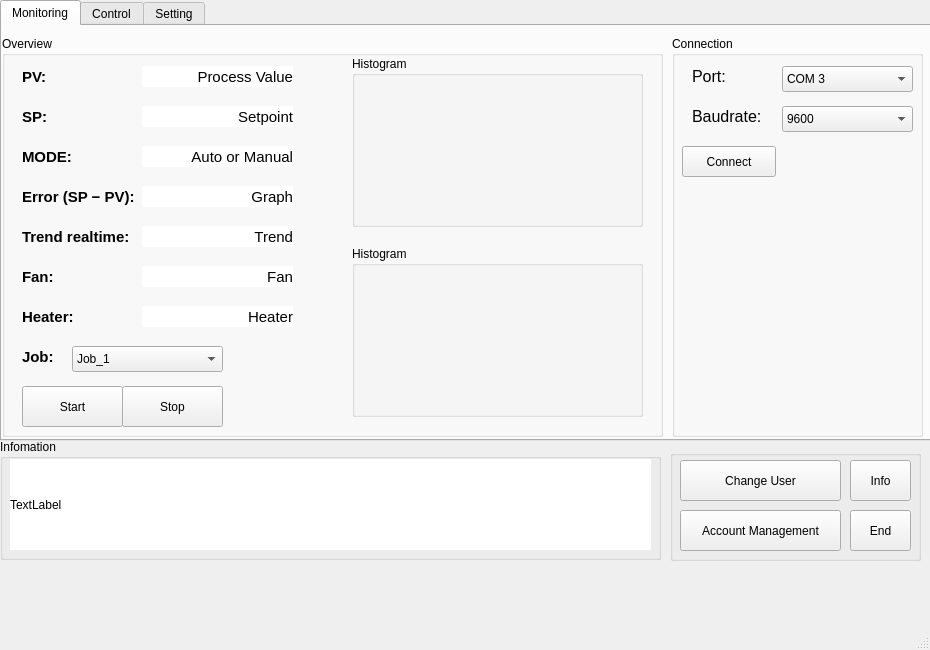
<?xml version="1.0" encoding="UTF-8"?>
<ui version="4.0">
 <class>MainWindow</class>
 <widget class="QMainWindow" name="MainWindow">
  <property name="geometry">
   <rect>
    <x>0</x>
    <y>0</y>
    <width>930</width>
    <height>650</height>
   </rect>
  </property>
  <property name="maximumSize">
   <size>
    <width>930</width>
    <height>650</height>
   </size>
  </property>
  <property name="windowTitle">
   <string>MainWindow</string>
  </property>
  <widget class="QWidget" name="centralwidget">
   <widget class="QTabWidget" name="tabWidget">
    <property name="geometry">
     <rect>
      <x>0</x>
      <y>0</y>
      <width>931</width>
      <height>441</height>
     </rect>
    </property>
    <property name="currentIndex">
     <number>0</number>
    </property>
    <widget class="QWidget" name="monitoring_tab">
     <attribute name="title">
      <string>Monitoring</string>
     </attribute>
     <widget class="QGroupBox" name="groupBox_2">
      <property name="geometry">
       <rect>
        <x>0</x>
        <y>10</y>
        <width>661</width>
        <height>401</height>
       </rect>
      </property>
      <property name="title">
       <string>Overview</string>
      </property>
      <widget class="QLabel" name="label_5">
       <property name="geometry">
        <rect>
         <x>20</x>
         <y>150</y>
         <width>121</width>
         <height>21</height>
        </rect>
       </property>
       <property name="font">
        <font>
         <pointsize>11</pointsize>
         <bold>true</bold>
        </font>
       </property>
       <property name="text">
        <string>Error (SP − PV):</string>
       </property>
      </widget>
      <widget class="QLabel" name="label_2">
       <property name="geometry">
        <rect>
         <x>20</x>
         <y>30</y>
         <width>51</width>
         <height>21</height>
        </rect>
       </property>
       <property name="font">
        <font>
         <pointsize>11</pointsize>
         <bold>true</bold>
        </font>
       </property>
       <property name="text">
        <string>PV:</string>
       </property>
      </widget>
      <widget class="QLabel" name="label_3">
       <property name="geometry">
        <rect>
         <x>20</x>
         <y>70</y>
         <width>51</width>
         <height>21</height>
        </rect>
       </property>
       <property name="font">
        <font>
         <pointsize>11</pointsize>
         <bold>true</bold>
        </font>
       </property>
       <property name="text">
        <string>SP:</string>
       </property>
      </widget>
      <widget class="QLabel" name="label_4">
       <property name="geometry">
        <rect>
         <x>20</x>
         <y>110</y>
         <width>81</width>
         <height>21</height>
        </rect>
       </property>
       <property name="font">
        <font>
         <pointsize>11</pointsize>
         <bold>true</bold>
        </font>
       </property>
       <property name="text">
        <string>MODE:</string>
       </property>
      </widget>
      <widget class="QLabel" name="label_6">
       <property name="geometry">
        <rect>
         <x>140</x>
         <y>30</y>
         <width>151</width>
         <height>21</height>
        </rect>
       </property>
       <property name="font">
        <font>
         <pointsize>11</pointsize>
        </font>
       </property>
       <property name="styleSheet">
        <string notr="true">background-color: white;
</string>
       </property>
       <property name="text">
        <string>Process Value</string>
       </property>
       <property name="alignment">
        <set>Qt::AlignmentFlag::AlignRight|Qt::AlignmentFlag::AlignTrailing|Qt::AlignmentFlag::AlignVCenter</set>
       </property>
      </widget>
      <widget class="QLabel" name="label_7">
       <property name="geometry">
        <rect>
         <x>140</x>
         <y>70</y>
         <width>151</width>
         <height>21</height>
        </rect>
       </property>
       <property name="font">
        <font>
         <pointsize>11</pointsize>
        </font>
       </property>
       <property name="styleSheet">
        <string notr="true">background-color: white;
</string>
       </property>
       <property name="text">
        <string>Setpoint</string>
       </property>
       <property name="alignment">
        <set>Qt::AlignmentFlag::AlignRight|Qt::AlignmentFlag::AlignTrailing|Qt::AlignmentFlag::AlignVCenter</set>
       </property>
      </widget>
      <widget class="QLabel" name="label_8">
       <property name="geometry">
        <rect>
         <x>140</x>
         <y>110</y>
         <width>151</width>
         <height>21</height>
        </rect>
       </property>
       <property name="font">
        <font>
         <pointsize>11</pointsize>
        </font>
       </property>
       <property name="styleSheet">
        <string notr="true">background-color: white;
</string>
       </property>
       <property name="text">
        <string>Auto or Manual</string>
       </property>
       <property name="alignment">
        <set>Qt::AlignmentFlag::AlignRight|Qt::AlignmentFlag::AlignTrailing|Qt::AlignmentFlag::AlignVCenter</set>
       </property>
      </widget>
      <widget class="QLabel" name="label_9">
       <property name="geometry">
        <rect>
         <x>140</x>
         <y>150</y>
         <width>151</width>
         <height>21</height>
        </rect>
       </property>
       <property name="font">
        <font>
         <pointsize>11</pointsize>
        </font>
       </property>
       <property name="styleSheet">
        <string notr="true">background-color: white;
</string>
       </property>
       <property name="text">
        <string>Graph</string>
       </property>
       <property name="alignment">
        <set>Qt::AlignmentFlag::AlignRight|Qt::AlignmentFlag::AlignTrailing|Qt::AlignmentFlag::AlignVCenter</set>
       </property>
      </widget>
      <widget class="QLabel" name="label_10">
       <property name="geometry">
        <rect>
         <x>20</x>
         <y>190</y>
         <width>121</width>
         <height>21</height>
        </rect>
       </property>
       <property name="font">
        <font>
         <pointsize>11</pointsize>
         <bold>true</bold>
        </font>
       </property>
       <property name="text">
        <string>Trend realtime:</string>
       </property>
      </widget>
      <widget class="QLabel" name="label_11">
       <property name="geometry">
        <rect>
         <x>140</x>
         <y>190</y>
         <width>151</width>
         <height>21</height>
        </rect>
       </property>
       <property name="font">
        <font>
         <pointsize>11</pointsize>
        </font>
       </property>
       <property name="styleSheet">
        <string notr="true">background-color: white;
</string>
       </property>
       <property name="text">
        <string>Trend</string>
       </property>
       <property name="alignment">
        <set>Qt::AlignmentFlag::AlignRight|Qt::AlignmentFlag::AlignTrailing|Qt::AlignmentFlag::AlignVCenter</set>
       </property>
      </widget>
      <widget class="QLabel" name="label_12">
       <property name="geometry">
        <rect>
         <x>140</x>
         <y>230</y>
         <width>151</width>
         <height>21</height>
        </rect>
       </property>
       <property name="font">
        <font>
         <pointsize>11</pointsize>
        </font>
       </property>
       <property name="styleSheet">
        <string notr="true">background-color: white;
</string>
       </property>
       <property name="text">
        <string>Fan</string>
       </property>
       <property name="alignment">
        <set>Qt::AlignmentFlag::AlignRight|Qt::AlignmentFlag::AlignTrailing|Qt::AlignmentFlag::AlignVCenter</set>
       </property>
      </widget>
      <widget class="QLabel" name="label_13">
       <property name="geometry">
        <rect>
         <x>20</x>
         <y>230</y>
         <width>51</width>
         <height>21</height>
        </rect>
       </property>
       <property name="font">
        <font>
         <pointsize>11</pointsize>
         <bold>true</bold>
        </font>
       </property>
       <property name="text">
        <string>Fan:</string>
       </property>
      </widget>
      <widget class="QLabel" name="label_14">
       <property name="geometry">
        <rect>
         <x>20</x>
         <y>270</y>
         <width>81</width>
         <height>21</height>
        </rect>
       </property>
       <property name="font">
        <font>
         <pointsize>11</pointsize>
         <bold>true</bold>
        </font>
       </property>
       <property name="text">
        <string>Heater:</string>
       </property>
      </widget>
      <widget class="QLabel" name="label_15">
       <property name="geometry">
        <rect>
         <x>140</x>
         <y>270</y>
         <width>151</width>
         <height>21</height>
        </rect>
       </property>
       <property name="font">
        <font>
         <pointsize>11</pointsize>
        </font>
       </property>
       <property name="styleSheet">
        <string notr="true">background-color: white;
</string>
       </property>
       <property name="text">
        <string>Heater</string>
       </property>
       <property name="alignment">
        <set>Qt::AlignmentFlag::AlignRight|Qt::AlignmentFlag::AlignTrailing|Qt::AlignmentFlag::AlignVCenter</set>
       </property>
      </widget>
      <widget class="QPushButton" name="startButton">
       <property name="geometry">
        <rect>
         <x>20</x>
         <y>350</y>
         <width>101</width>
         <height>41</height>
        </rect>
       </property>
       <property name="text">
        <string>Start</string>
       </property>
       <property name="icon">
        <iconset theme="media-playback-start"/>
       </property>
      </widget>
      <widget class="QPushButton" name="stopButton">
       <property name="geometry">
        <rect>
         <x>120</x>
         <y>350</y>
         <width>101</width>
         <height>41</height>
        </rect>
       </property>
       <property name="text">
        <string>Stop</string>
       </property>
       <property name="icon">
        <iconset theme="media-playback-stop"/>
       </property>
      </widget>
      <widget class="QComboBox" name="jobBox_4">
       <property name="geometry">
        <rect>
         <x>70</x>
         <y>310</y>
         <width>151</width>
         <height>26</height>
        </rect>
       </property>
       <property name="currentIndex">
        <number>0</number>
       </property>
       <item>
        <property name="text">
         <string>Job_1</string>
        </property>
        <property name="icon">
         <iconset theme="drive-optical"/>
        </property>
       </item>
       <item>
        <property name="text">
         <string>Job_2</string>
        </property>
        <property name="icon">
         <iconset theme="drive-optical"/>
        </property>
       </item>
      </widget>
      <widget class="QLabel" name="label_17">
       <property name="geometry">
        <rect>
         <x>20</x>
         <y>300</y>
         <width>51</width>
         <height>41</height>
        </rect>
       </property>
       <property name="font">
        <font>
         <pointsize>11</pointsize>
         <bold>true</bold>
        </font>
       </property>
       <property name="text">
        <string>Job:</string>
       </property>
      </widget>
      <widget class="QGroupBox" name="verticalGroupBox_3">
       <property name="geometry">
        <rect>
         <x>350</x>
         <y>20</y>
         <width>291</width>
         <height>171</height>
        </rect>
       </property>
       <property name="title">
        <string>Histogram</string>
       </property>
       <layout class="QVBoxLayout" name="verticalLayout_8">
        <item>
         <widget class="QLabel" name="histogramLabel">
          <property name="minimumSize">
           <size>
            <width>0</width>
            <height>0</height>
           </size>
          </property>
          <property name="maximumSize">
           <size>
            <width>351</width>
            <height>257</height>
           </size>
          </property>
          <property name="scaledContents">
           <bool>true</bool>
          </property>
         </widget>
        </item>
       </layout>
      </widget>
      <widget class="QGroupBox" name="verticalGroupBox_4">
       <property name="geometry">
        <rect>
         <x>350</x>
         <y>210</y>
         <width>291</width>
         <height>171</height>
        </rect>
       </property>
       <property name="title">
        <string>Histogram</string>
       </property>
       <layout class="QVBoxLayout" name="verticalLayout_9">
        <item>
         <widget class="QLabel" name="histogramLabel_2">
          <property name="minimumSize">
           <size>
            <width>0</width>
            <height>0</height>
           </size>
          </property>
          <property name="maximumSize">
           <size>
            <width>351</width>
            <height>257</height>
           </size>
          </property>
          <property name="scaledContents">
           <bool>true</bool>
          </property>
         </widget>
        </item>
       </layout>
      </widget>
     </widget>
     <widget class="QGroupBox" name="groupBox_3">
      <property name="geometry">
       <rect>
        <x>670</x>
        <y>10</y>
        <width>251</width>
        <height>401</height>
       </rect>
      </property>
      <property name="title">
       <string>Connection</string>
      </property>
      <widget class="QPushButton" name="force_DO_0Btn_5">
       <property name="geometry">
        <rect>
         <x>10</x>
         <y>110</y>
         <width>94</width>
         <height>31</height>
        </rect>
       </property>
       <property name="text">
        <string>Connect</string>
       </property>
      </widget>
      <widget class="QLabel" name="label_23">
       <property name="geometry">
        <rect>
         <x>20</x>
         <y>30</y>
         <width>51</width>
         <height>21</height>
        </rect>
       </property>
       <property name="font">
        <font>
         <pointsize>12</pointsize>
        </font>
       </property>
       <property name="text">
        <string>Port:</string>
       </property>
      </widget>
      <widget class="QComboBox" name="jobBox">
       <property name="geometry">
        <rect>
         <x>110</x>
         <y>30</y>
         <width>131</width>
         <height>26</height>
        </rect>
       </property>
       <property name="currentText">
        <string>COM 3</string>
       </property>
       <property name="currentIndex">
        <number>0</number>
       </property>
       <item>
        <property name="text">
         <string>COM 3</string>
        </property>
        <property name="icon">
         <iconset theme="insert-link"/>
        </property>
       </item>
       <item>
        <property name="text">
         <string>COM 5</string>
        </property>
        <property name="icon">
         <iconset theme="insert-link"/>
        </property>
       </item>
      </widget>
      <widget class="QLabel" name="label_27">
       <property name="geometry">
        <rect>
         <x>20</x>
         <y>70</y>
         <width>71</width>
         <height>21</height>
        </rect>
       </property>
       <property name="font">
        <font>
         <pointsize>12</pointsize>
        </font>
       </property>
       <property name="text">
        <string>Baudrate:</string>
       </property>
      </widget>
      <widget class="QComboBox" name="jobBox_2">
       <property name="geometry">
        <rect>
         <x>110</x>
         <y>70</y>
         <width>131</width>
         <height>26</height>
        </rect>
       </property>
       <property name="currentIndex">
        <number>0</number>
       </property>
       <item>
        <property name="text">
         <string>9600</string>
        </property>
       </item>
       <item>
        <property name="text">
         <string>115200</string>
        </property>
       </item>
      </widget>
     </widget>
    </widget>
    <widget class="QWidget" name="control_tab">
     <attribute name="title">
      <string>Control</string>
     </attribute>
     <widget class="QGroupBox" name="groupBox_4">
      <property name="geometry">
       <rect>
        <x>0</x>
        <y>10</y>
        <width>921</width>
        <height>401</height>
       </rect>
      </property>
      <property name="title">
       <string>Overview</string>
      </property>
      <widget class="QLabel" name="label_28">
       <property name="geometry">
        <rect>
         <x>20</x>
         <y>80</y>
         <width>51</width>
         <height>41</height>
        </rect>
       </property>
       <property name="font">
        <font>
         <pointsize>16</pointsize>
         <bold>true</bold>
        </font>
       </property>
       <property name="text">
        <string>Fan:</string>
       </property>
      </widget>
      <widget class="QLabel" name="label_29">
       <property name="geometry">
        <rect>
         <x>20</x>
         <y>130</y>
         <width>81</width>
         <height>41</height>
        </rect>
       </property>
       <property name="font">
        <font>
         <pointsize>16</pointsize>
         <bold>true</bold>
        </font>
       </property>
       <property name="text">
        <string>Heater:</string>
       </property>
      </widget>
      <widget class="QPushButton" name="force_DO_0Btn">
       <property name="geometry">
        <rect>
         <x>100</x>
         <y>90</y>
         <width>94</width>
         <height>31</height>
        </rect>
       </property>
       <property name="text">
        <string>Set</string>
       </property>
      </widget>
      <widget class="QPushButton" name="force_DO_0Btn_2">
       <property name="geometry">
        <rect>
         <x>100</x>
         <y>140</y>
         <width>94</width>
         <height>31</height>
        </rect>
       </property>
       <property name="text">
        <string>Set</string>
       </property>
      </widget>
      <widget class="QLabel" name="label_30">
       <property name="geometry">
        <rect>
         <x>20</x>
         <y>30</y>
         <width>81</width>
         <height>41</height>
        </rect>
       </property>
       <property name="font">
        <font>
         <pointsize>16</pointsize>
         <bold>true</bold>
        </font>
       </property>
       <property name="text">
        <string>Mode:</string>
       </property>
      </widget>
      <widget class="QComboBox" name="jobBox_3">
       <property name="geometry">
        <rect>
         <x>100</x>
         <y>40</y>
         <width>131</width>
         <height>26</height>
        </rect>
       </property>
       <property name="currentIndex">
        <number>0</number>
       </property>
       <item>
        <property name="text">
         <string>Auto</string>
        </property>
       </item>
       <item>
        <property name="text">
         <string>Manual</string>
        </property>
       </item>
      </widget>
      <widget class="QPushButton" name="force_DO_0Btn_3">
       <property name="geometry">
        <rect>
         <x>100</x>
         <y>190</y>
         <width>94</width>
         <height>31</height>
        </rect>
       </property>
       <property name="text">
        <string>Set</string>
       </property>
      </widget>
      <widget class="QLabel" name="label_31">
       <property name="geometry">
        <rect>
         <x>20</x>
         <y>180</y>
         <width>81</width>
         <height>41</height>
        </rect>
       </property>
       <property name="font">
        <font>
         <pointsize>16</pointsize>
         <bold>true</bold>
        </font>
       </property>
       <property name="text">
        <string>Alarm:</string>
       </property>
      </widget>
     </widget>
    </widget>
    <widget class="QWidget" name="setting_tab">
     <attribute name="title">
      <string>Setting</string>
     </attribute>
     <widget class="QGroupBox" name="groupBox_5">
      <property name="geometry">
       <rect>
        <x>0</x>
        <y>10</y>
        <width>921</width>
        <height>401</height>
       </rect>
      </property>
      <property name="title">
       <string>Overview</string>
      </property>
      <widget class="QLabel" name="label_21">
       <property name="geometry">
        <rect>
         <x>33</x>
         <y>260</y>
         <width>111</width>
         <height>41</height>
        </rect>
       </property>
       <property name="font">
        <font>
         <pointsize>13</pointsize>
         <bold>false</bold>
        </font>
       </property>
       <property name="text">
        <string>KD:</string>
       </property>
      </widget>
      <widget class="QLabel" name="label_22">
       <property name="geometry">
        <rect>
         <x>33</x>
         <y>80</y>
         <width>111</width>
         <height>41</height>
        </rect>
       </property>
       <property name="font">
        <font>
         <pointsize>12</pointsize>
         <bold>false</bold>
        </font>
       </property>
       <property name="text">
        <string>Set point:</string>
       </property>
      </widget>
      <widget class="QLabel" name="label_24">
       <property name="geometry">
        <rect>
         <x>33</x>
         <y>140</y>
         <width>111</width>
         <height>41</height>
        </rect>
       </property>
       <property name="font">
        <font>
         <pointsize>12</pointsize>
         <bold>false</bold>
        </font>
       </property>
       <property name="text">
        <string>KP:</string>
       </property>
      </widget>
      <widget class="QLabel" name="label_26">
       <property name="geometry">
        <rect>
         <x>33</x>
         <y>200</y>
         <width>111</width>
         <height>41</height>
        </rect>
       </property>
       <property name="font">
        <font>
         <pointsize>12</pointsize>
         <bold>false</bold>
        </font>
       </property>
       <property name="text">
        <string>KI:</string>
       </property>
      </widget>
      <widget class="QLabel" name="label_32">
       <property name="geometry">
        <rect>
         <x>480</x>
         <y>80</y>
         <width>161</width>
         <height>41</height>
        </rect>
       </property>
       <property name="font">
        <font>
         <pointsize>13</pointsize>
         <bold>false</bold>
        </font>
       </property>
       <property name="text">
        <string>Heater Output:</string>
       </property>
      </widget>
      <widget class="QTextEdit" name="mixName_7">
       <property name="geometry">
        <rect>
         <x>153</x>
         <y>90</y>
         <width>254</width>
         <height>27</height>
        </rect>
       </property>
       <property name="maximumSize">
        <size>
         <width>16777215</width>
         <height>27</height>
        </size>
       </property>
      </widget>
      <widget class="QTextEdit" name="mixName_8">
       <property name="geometry">
        <rect>
         <x>153</x>
         <y>150</y>
         <width>254</width>
         <height>27</height>
        </rect>
       </property>
       <property name="maximumSize">
        <size>
         <width>16777215</width>
         <height>27</height>
        </size>
       </property>
      </widget>
      <widget class="QTextEdit" name="mixName_9">
       <property name="geometry">
        <rect>
         <x>153</x>
         <y>210</y>
         <width>254</width>
         <height>27</height>
        </rect>
       </property>
       <property name="maximumSize">
        <size>
         <width>16777215</width>
         <height>27</height>
        </size>
       </property>
      </widget>
      <widget class="QTextEdit" name="mixName_10">
       <property name="geometry">
        <rect>
         <x>153</x>
         <y>270</y>
         <width>254</width>
         <height>27</height>
        </rect>
       </property>
       <property name="maximumSize">
        <size>
         <width>16777215</width>
         <height>27</height>
        </size>
       </property>
      </widget>
      <widget class="QTextEdit" name="mixName_11">
       <property name="geometry">
        <rect>
         <x>683</x>
         <y>120</y>
         <width>171</width>
         <height>27</height>
        </rect>
       </property>
       <property name="maximumSize">
        <size>
         <width>16777215</width>
         <height>27</height>
        </size>
       </property>
      </widget>
      <widget class="QTextEdit" name="mixName_12">
       <property name="geometry">
        <rect>
         <x>683</x>
         <y>160</y>
         <width>171</width>
         <height>27</height>
        </rect>
       </property>
       <property name="maximumSize">
        <size>
         <width>16777215</width>
         <height>27</height>
        </size>
       </property>
      </widget>
      <widget class="QLabel" name="label_35">
       <property name="geometry">
        <rect>
         <x>610</x>
         <y>110</y>
         <width>51</width>
         <height>41</height>
        </rect>
       </property>
       <property name="font">
        <font>
         <pointsize>13</pointsize>
         <bold>false</bold>
        </font>
       </property>
       <property name="text">
        <string>Min:</string>
       </property>
      </widget>
      <widget class="QLabel" name="label_36">
       <property name="geometry">
        <rect>
         <x>610</x>
         <y>150</y>
         <width>51</width>
         <height>41</height>
        </rect>
       </property>
       <property name="font">
        <font>
         <pointsize>13</pointsize>
         <bold>false</bold>
        </font>
       </property>
       <property name="text">
        <string>Max:</string>
       </property>
      </widget>
      <widget class="QTextEdit" name="mixName_13">
       <property name="geometry">
        <rect>
         <x>686</x>
         <y>240</y>
         <width>171</width>
         <height>27</height>
        </rect>
       </property>
       <property name="maximumSize">
        <size>
         <width>16777215</width>
         <height>27</height>
        </size>
       </property>
      </widget>
      <widget class="QLabel" name="label_37">
       <property name="geometry">
        <rect>
         <x>613</x>
         <y>270</y>
         <width>51</width>
         <height>41</height>
        </rect>
       </property>
       <property name="font">
        <font>
         <pointsize>13</pointsize>
         <bold>false</bold>
        </font>
       </property>
       <property name="text">
        <string>Max:</string>
       </property>
      </widget>
      <widget class="QLabel" name="label_33">
       <property name="geometry">
        <rect>
         <x>483</x>
         <y>200</y>
         <width>161</width>
         <height>41</height>
        </rect>
       </property>
       <property name="font">
        <font>
         <pointsize>13</pointsize>
         <bold>false</bold>
        </font>
       </property>
       <property name="text">
        <string>Fan Output:</string>
       </property>
      </widget>
      <widget class="QTextEdit" name="mixName_14">
       <property name="geometry">
        <rect>
         <x>686</x>
         <y>280</y>
         <width>171</width>
         <height>27</height>
        </rect>
       </property>
       <property name="maximumSize">
        <size>
         <width>16777215</width>
         <height>27</height>
        </size>
       </property>
      </widget>
      <widget class="QLabel" name="label_38">
       <property name="geometry">
        <rect>
         <x>613</x>
         <y>230</y>
         <width>51</width>
         <height>41</height>
        </rect>
       </property>
       <property name="font">
        <font>
         <pointsize>13</pointsize>
         <bold>false</bold>
        </font>
       </property>
       <property name="text">
        <string>Min:</string>
       </property>
      </widget>
      <widget class="QPushButton" name="loadConfig_2">
       <property name="geometry">
        <rect>
         <x>30</x>
         <y>30</y>
         <width>111</width>
         <height>41</height>
        </rect>
       </property>
       <property name="font">
        <font>
         <pointsize>8</pointsize>
        </font>
       </property>
       <property name="text">
        <string>Load Config</string>
       </property>
      </widget>
      <widget class="QLabel" name="label_18">
       <property name="geometry">
        <rect>
         <x>150</x>
         <y>40</y>
         <width>291</width>
         <height>21</height>
        </rect>
       </property>
       <property name="font">
        <font>
         <pointsize>8</pointsize>
        </font>
       </property>
       <property name="styleSheet">
        <string notr="true">background-color: white;
</string>
       </property>
       <property name="text">
        <string>Process Value</string>
       </property>
       <property name="alignment">
        <set>Qt::AlignmentFlag::AlignRight|Qt::AlignmentFlag::AlignTrailing|Qt::AlignmentFlag::AlignVCenter</set>
       </property>
      </widget>
      <widget class="QPushButton" name="saveBtn">
       <property name="geometry">
        <rect>
         <x>620</x>
         <y>350</y>
         <width>121</width>
         <height>41</height>
        </rect>
       </property>
       <property name="text">
        <string>Save Changed</string>
       </property>
       <property name="icon">
        <iconset theme="document-save"/>
       </property>
      </widget>
      <widget class="QPushButton" name="applyBtn">
       <property name="geometry">
        <rect>
         <x>780</x>
         <y>350</y>
         <width>121</width>
         <height>41</height>
        </rect>
       </property>
       <property name="text">
        <string>Apply</string>
       </property>
       <property name="icon">
        <iconset theme="media-playlist-repeat"/>
       </property>
      </widget>
     </widget>
    </widget>
   </widget>
   <widget class="QGroupBox" name="groupBox">
    <property name="geometry">
     <rect>
      <x>0</x>
      <y>439</y>
      <width>661</width>
      <height>121</height>
     </rect>
    </property>
    <property name="title">
     <string>Infomation</string>
    </property>
    <widget class="QLabel" name="label">
     <property name="geometry">
      <rect>
       <x>10</x>
       <y>20</y>
       <width>641</width>
       <height>91</height>
      </rect>
     </property>
     <property name="styleSheet">
      <string notr="true">background-color: white;
</string>
     </property>
     <property name="text">
      <string>TextLabel</string>
     </property>
    </widget>
   </widget>
   <widget class="QGroupBox" name="groupBox_6">
    <property name="geometry">
     <rect>
      <x>670</x>
      <y>450</y>
      <width>251</width>
      <height>111</height>
     </rect>
    </property>
    <property name="title">
     <string/>
    </property>
    <widget class="QPushButton" name="endBtn">
     <property name="geometry">
      <rect>
       <x>180</x>
       <y>60</y>
       <width>61</width>
       <height>41</height>
      </rect>
     </property>
     <property name="text">
      <string>End</string>
     </property>
     <property name="icon">
      <iconset theme="system-shutdown"/>
     </property>
    </widget>
    <widget class="QPushButton" name="infoBtn">
     <property name="geometry">
      <rect>
       <x>180</x>
       <y>10</y>
       <width>61</width>
       <height>41</height>
      </rect>
     </property>
     <property name="text">
      <string>Info</string>
     </property>
     <property name="icon">
      <iconset theme="dialog-information"/>
     </property>
    </widget>
    <widget class="QPushButton" name="changeUserBtn">
     <property name="geometry">
      <rect>
       <x>10</x>
       <y>10</y>
       <width>161</width>
       <height>41</height>
      </rect>
     </property>
     <property name="text">
      <string>Change User</string>
     </property>
     <property name="icon">
      <iconset theme="user-available"/>
     </property>
    </widget>
    <widget class="QPushButton" name="accountManagementBtn">
     <property name="geometry">
      <rect>
       <x>10</x>
       <y>60</y>
       <width>161</width>
       <height>41</height>
      </rect>
     </property>
     <property name="text">
      <string>Account Management</string>
     </property>
     <property name="icon">
      <iconset theme="emblem-shared"/>
     </property>
    </widget>
   </widget>
   <widget class="QLabel" name="label_16">
    <property name="geometry">
     <rect>
      <x>850</x>
      <y>570</y>
      <width>41</width>
      <height>51</height>
     </rect>
    </property>
    <property name="text">
     <string/>
    </property>
    <property name="pixmap">
     <pixmap>ui/images/logo.jpg</pixmap>
    </property>
    <property name="scaledContents">
     <bool>true</bool>
    </property>
   </widget>
   <widget class="QLabel" name="label_19">
    <property name="geometry">
     <rect>
      <x>10</x>
      <y>575</y>
      <width>821</width>
      <height>41</height>
     </rect>
    </property>
    <property name="text">
     <string/>
    </property>
    <property name="pixmap">
     <pixmap>ui/images/line.jpg</pixmap>
    </property>
    <property name="scaledContents">
     <bool>false</bool>
    </property>
   </widget>
  </widget>
  <widget class="QStatusBar" name="statusbar"/>
 </widget>
 <resources/>
 <connections/>
</ui>
